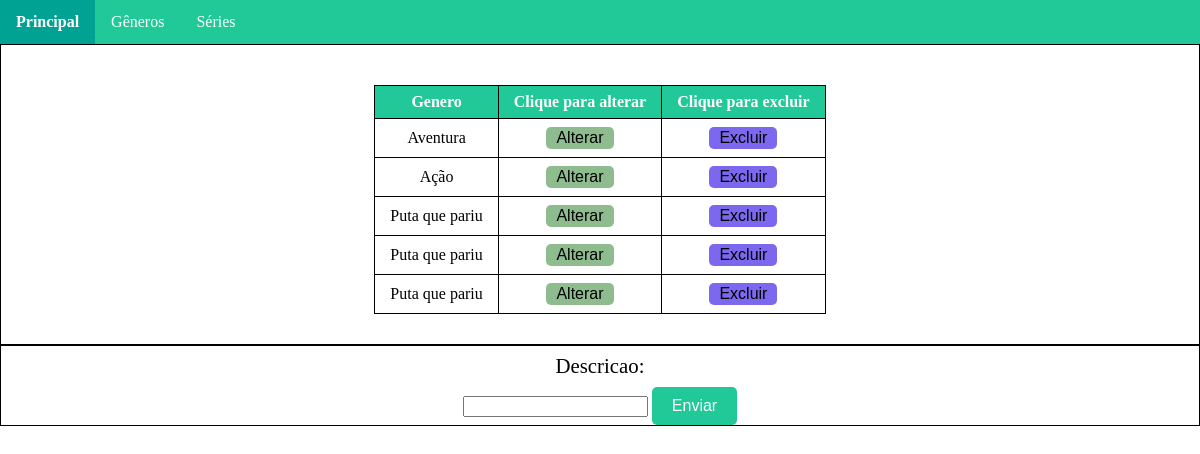
Page /genero/ on the earlier database version.
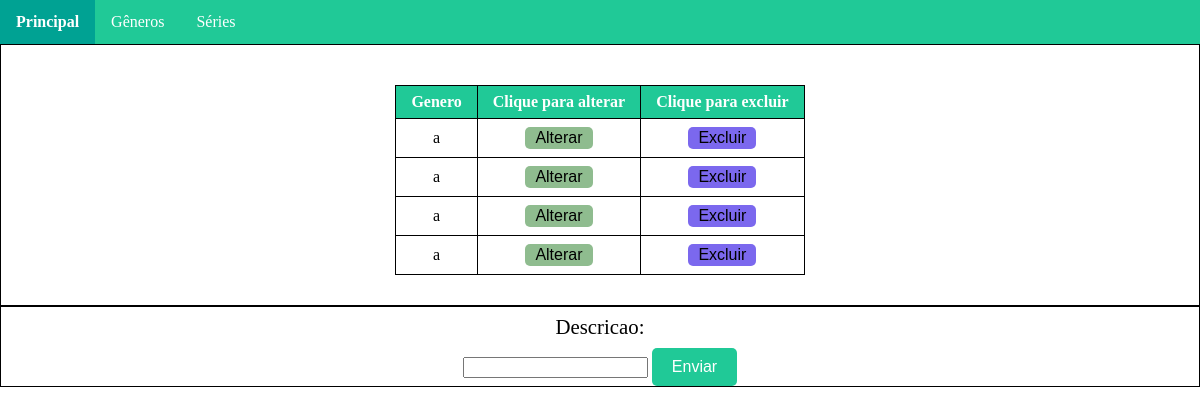
Same page on the later database version.
### genero/models.py (models this page shows, shortened)
class Genero(models.Model):
    descricao = models.CharField(max_length=100)

### genero/views.py (the view, shortened to what this page needs)
# urls.py: path('',views.cadastro,name='cadastro'),
def cadastro(request):
    form = forms.GeneroForm()
    generos_list = models.Genero.objects.order_by('descricao')
    data_dict = {"genero_records": generos_list, 'form': form}
    return render(request, 'genero/genero.html', data_dict)

### genero/forms.py
class GeneroForm(forms.ModelForm):
    class Meta:
        model = Genero
        fields = '__all__'

### templates/genero/genero.html (shortened to what this page needs)
<!DOCTYPE html>
{% load static %}
<html>
<head>
    <link href="{% static 'css/reset.css' %}" rel="stylesheet" type="text/css">
    <link href="{% static 'css/menu.css' %}" rel="stylesheet" type="text/css">
    <link href="{% static 'css/genero.css' %}" rel="stylesheet" type="text/css">
</head>
<body>
{% include "../menu.html" %}
<main>
    <div class="conteiner-center">
        <span>
            {% if genero_records %}
        <table>
            <thead>
            <tr>
                <th>Genero</th>
                <th>Clique para alterar</th>
                <th>Clique para excluir</th>
            </tr>
            </thead>
            <tbody>
            {% for genero in genero_records %}
            <tr>
                <td>{{genero.descricao}}</td>
                <td><button class="list-button editar-button" onclick="updateItem({{genero.id}})">Alterar</button></td>
                <td><button class="list-button apagar-button" onclick="deleteItem({{genero.id}})">Excluir</button></td>
            </tr>
           {% endfor %}
            </tbody>
        </table>
            {% else %}
               <p>Nenhum dado cadastrado</p>
            {% endif %}
        </span>
    </div>
    <div class="conteiner-center">
        <form onsubmit="/genero" id="form-genero" method="post">
            {{form}}
            <input type="submit" id="submit-button" value="Enviar" class="enviar-button">
        </form>
    </div>
</main>
</body>
</html>

Differences in the rows shown:
removed Genero: descricao "Aventura"
removed Genero: descricao "Ação"
removed Genero: descricao "Puta que pariu"
removed Genero: descricao "Puta que pariu"
removed Genero: descricao "Puta que pariu"
added Genero: descricao "a"
added Genero: descricao "a"
added Genero: descricao "a"
added Genero: descricao "a"
